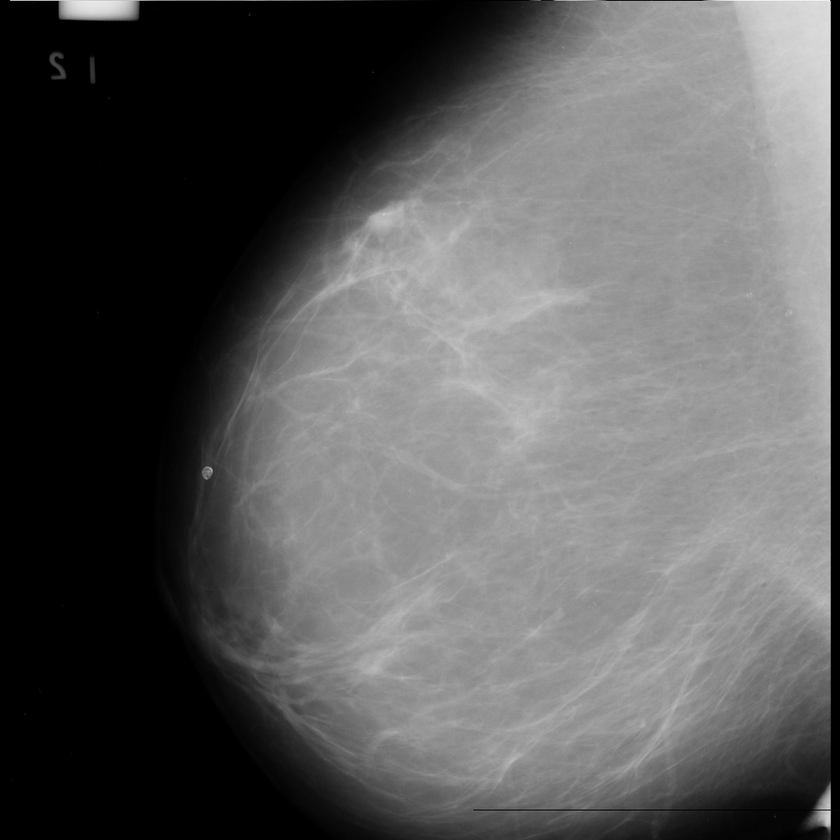
%> input picture ZMPS/isk2d/MIAS/mdb141.pgm, 840 x 840 px, shrunk from 1024 x 1024 before the run
$ octave yym.m   (GNU Octave 9; MATLAB toolbox functions it lacks are replaced by stand-ins)
%> lines starting %> are read from the running program, lines starting %| are printed output that depends on the picture; in (x1, y1, x2, y2) boxes, pixels count from 0 and x2, y2 are one past the last pixel; in counts of white or black regions, pixels touching at a corner belong together; the program's own positions count from 1
close all; clc; clear;

%single image feom MIAS database
I = imread('MIAS\mdb141.pgm');
%> I is the input picture: size 840x840 uint8; min 0, max 250, mean 89.8
figure; imshow(I);
hold on;

radiousRange = [5, 10];

%z wykrywanuiem kraw阣zi
BW = edge(I, 'canny');
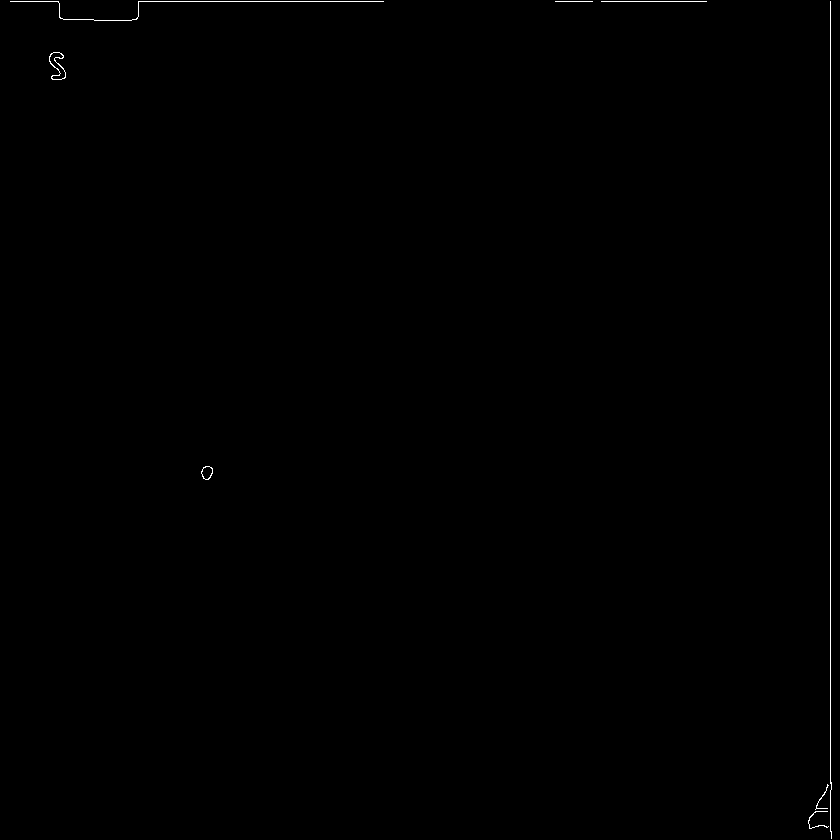
%> BW: size 840x840 logical; 0.23% white in thin lines or dots
[centers, radii] = imfindcircles(BW, radiousRange, 'ObjectPolarity', 'bright');
%> centers = [57.02 59.55; 207.8 473.1; 99.95 18.13; 830.7 437.9]; radii = [8.91; 7.99; 5.66; 5]
figure; subplot(211); imshow(I); hold on;
viscircles(centers, radii, 'Color', [1 0 0]);

%bez wykrywania kraw阣zi
[centers, radii] = imfindcircles(I, radiousRange, 'ObjectPolarity', 'bright');
%> centers = [420.5 420.5]; radii = 5
subplot(212); imshow(I); hold on;
viscircles(centers, radii, 'Color', [1 0 0]);
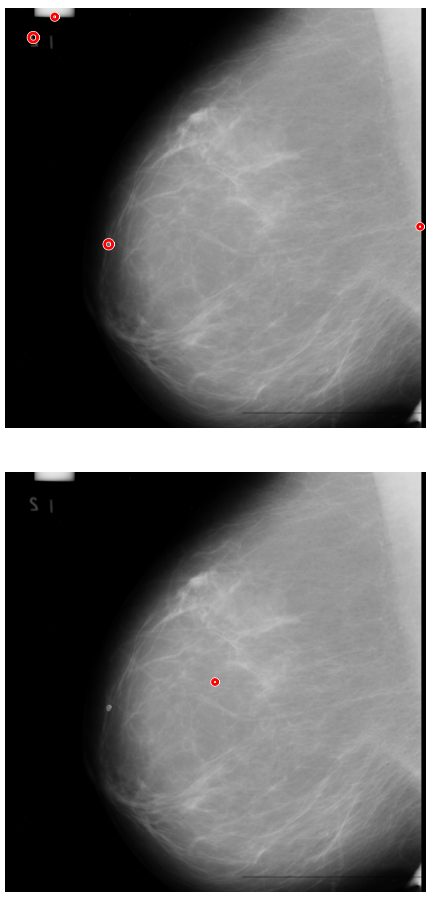
%> figure redrawn from the program's plot data, 2 panels

$ run again, with ZMPS/isk2d/MIAS/mdb006.pgm copied over ZMPS/isk2d/MIAS/mdb141.pgm
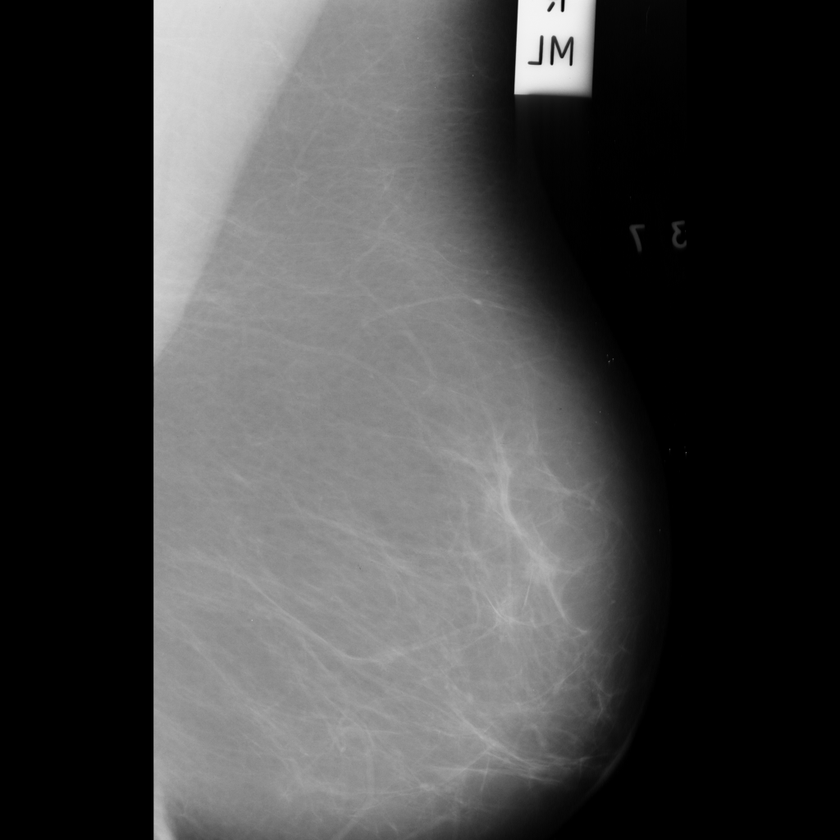
%> input picture ZMPS/isk2d/MIAS/mdb006.pgm, 840 x 840 px, shrunk from 1024 x 1024 before the run
%> I is the input picture: size 840x840 uint8; min 0, max 247, mean 70.1
%> `BW = edge(I, 'canny');`:
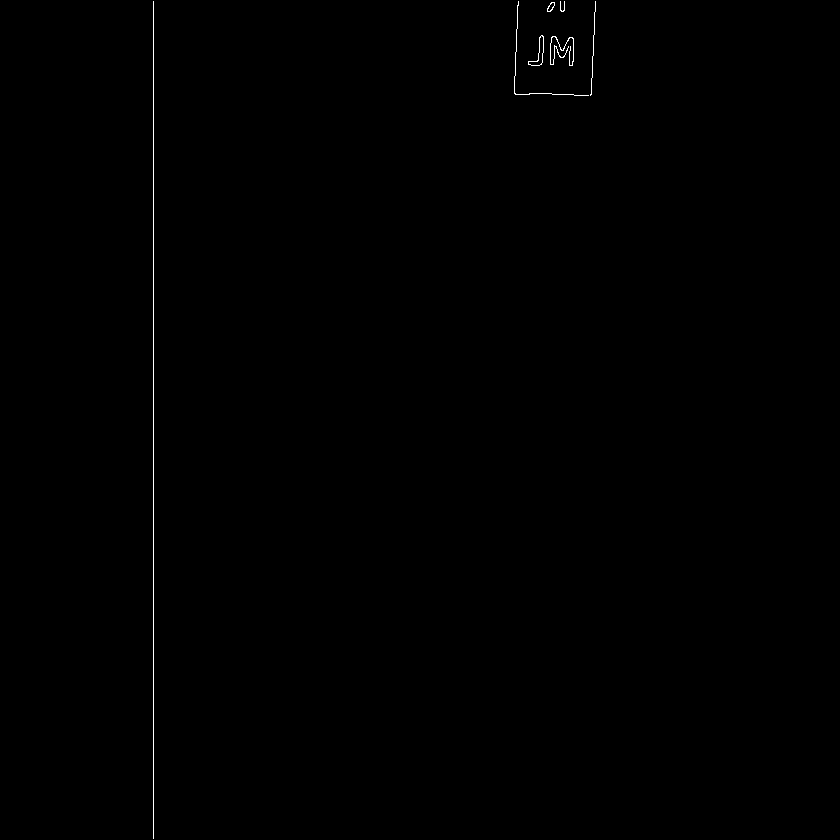
%> BW: size 840x840 logical; 0.2% white in thin lines or dots, all inside (x1, y1, x2, y2) = (153, 1, 596, 839)
%> `[centers, radii] = imfindcircles(BW, radiousRange, 'ObjectPolarity', '..`: centers = [558 8.44; 553.9 51.87]; radii = [8.21; 5.41]
%> `[centers, radii] = imfindcircles(I, radiousRange, 'ObjectPolarity', 'b..`: centers = [420.5 420.5]; radii = 5
%> `viscircles(centers, radii, 'Color', [1 0 0]);`:
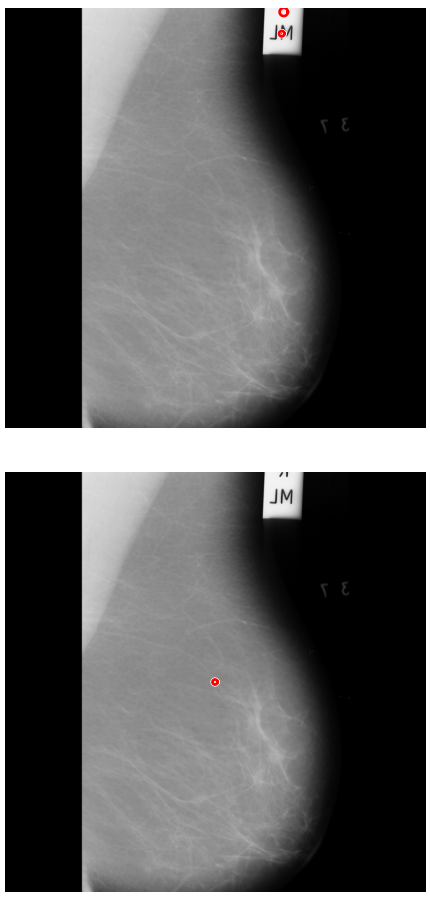
%> figure redrawn from the program's plot data, 2 panels

$ run again, with ZMPS/isk2d/MIAS/mdb013.pgm copied over ZMPS/isk2d/MIAS/mdb141.pgm
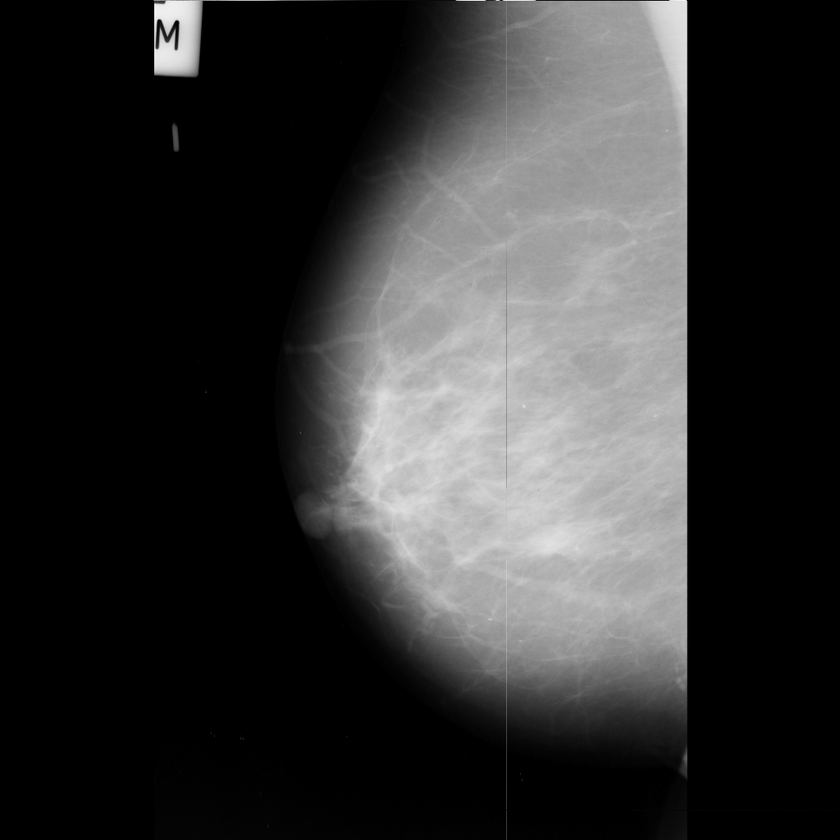
%> input picture ZMPS/isk2d/MIAS/mdb013.pgm, 840 x 840 px, shrunk from 1024 x 1024 before the run
%> I is the input picture: size 840x840 uint8; min 0, max 251, mean 51.3
%> `BW = edge(I, 'canny');`:
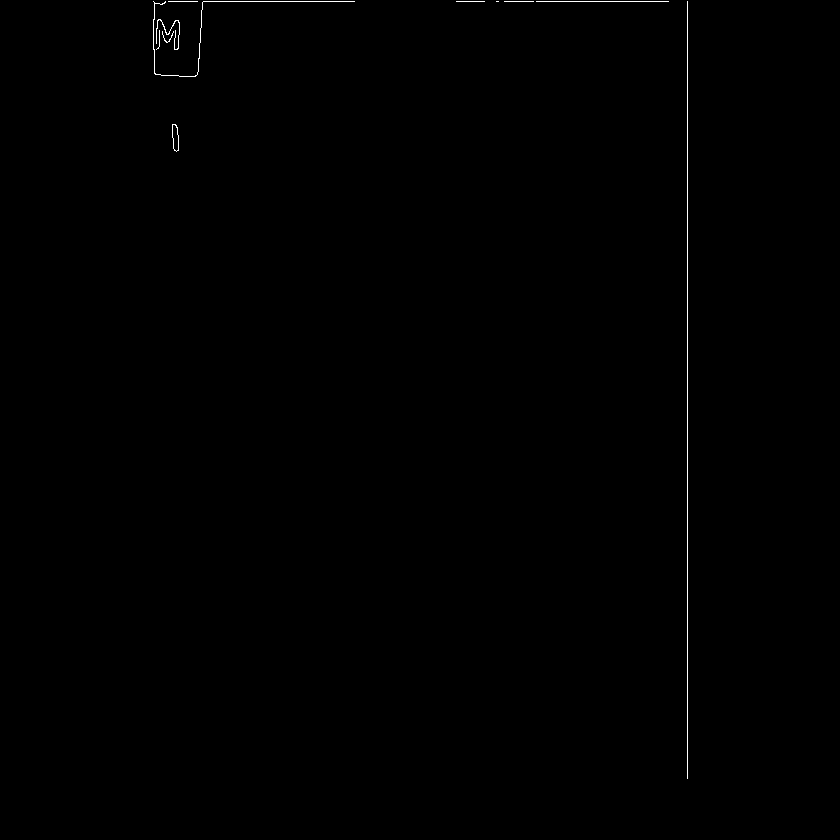
%> BW: size 840x840 logical; 0.23% white in thin lines or dots, all inside (x1, y1, x2, y2) = (153, 1, 688, 779)
%> `[centers, radii] = imfindcircles(BW, radiousRange, 'ObjectPolarity', '..`: centers = [176.2 137.3; 177.5 44.04]; radii = [5.66; 8.37]
%> `[centers, radii] = imfindcircles(I, radiousRange, 'ObjectPolarity', 'b..`: centers = [420.5 420.5]; radii = 5
%> `viscircles(centers, radii, 'Color', [1 0 0]);`:
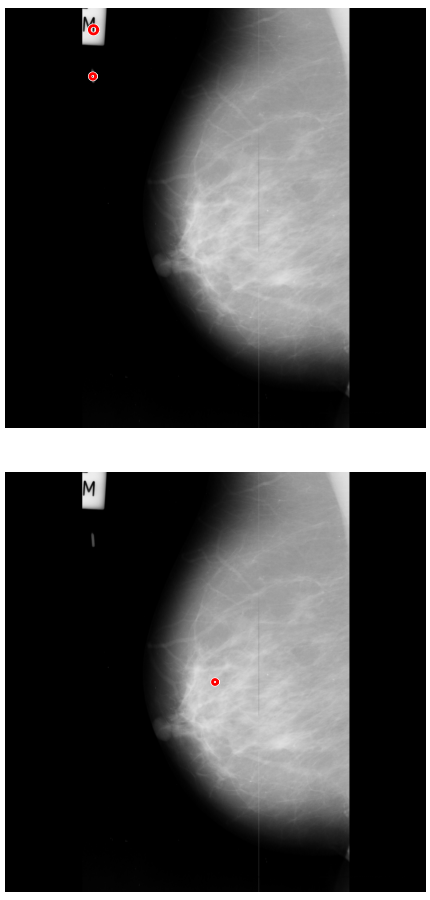
%> figure redrawn from the program's plot data, 2 panels
